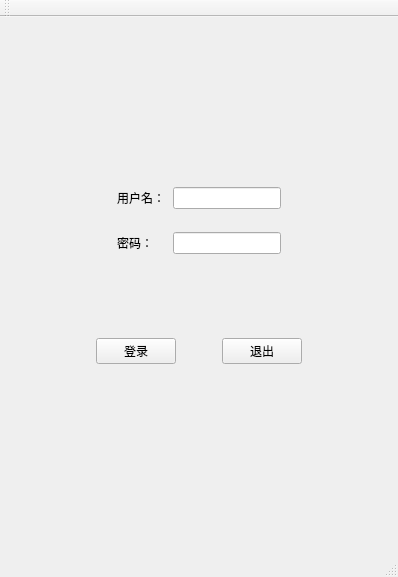
<?xml version="1.0" encoding="UTF-8"?>
<ui version="4.0">
 <class>MainWindow</class>
 <widget class="QMainWindow" name="MainWindow">
  <property name="geometry">
   <rect>
    <x>0</x>
    <y>0</y>
    <width>398</width>
    <height>577</height>
   </rect>
  </property>
  <property name="windowTitle">
   <string>MainWindow</string>
  </property>
  <widget class="QWidget" name="centralWidget">
   <layout class="QVBoxLayout" name="verticalLayout">
    <item>
     <widget class="QWidget" name="widget" native="true">
      <layout class="QHBoxLayout" name="horizontalLayout_4">
       <item>
        <spacer name="horizontalSpacer_4">
         <property name="orientation">
          <enum>Qt::Horizontal</enum>
         </property>
         <property name="sizeHint" stdset="0">
          <size>
           <width>122</width>
           <height>20</height>
          </size>
         </property>
        </spacer>
       </item>
       <item>
        <widget class="QLabel" name="label">
         <property name="enabled">
          <bool>true</bool>
         </property>
         <property name="maximumSize">
          <size>
           <width>100</width>
           <height>100</height>
          </size>
         </property>
         <property name="text">
          <string/>
         </property>
         <property name="pixmap">
          <pixmap resource="imag.qrc">:/imag/sexy.jpg</pixmap>
         </property>
         <property name="scaledContents">
          <bool>true</bool>
         </property>
        </widget>
       </item>
       <item>
        <spacer name="horizontalSpacer_5">
         <property name="orientation">
          <enum>Qt::Horizontal</enum>
         </property>
         <property name="sizeHint" stdset="0">
          <size>
           <width>122</width>
           <height>20</height>
          </size>
         </property>
        </spacer>
       </item>
      </layout>
     </widget>
    </item>
    <item>
     <widget class="QWidget" name="widget_2" native="true">
      <layout class="QGridLayout" name="gridLayout">
       <item row="0" column="0">
        <spacer name="horizontalSpacer_10">
         <property name="orientation">
          <enum>Qt::Horizontal</enum>
         </property>
         <property name="sizeHint" stdset="0">
          <size>
           <width>61</width>
           <height>20</height>
          </size>
         </property>
        </spacer>
       </item>
       <item row="0" column="1" colspan="2">
        <widget class="QLabel" name="label_2">
         <property name="text">
          <string>用户名：</string>
         </property>
        </widget>
       </item>
       <item row="0" column="3">
        <spacer name="horizontalSpacer_7">
         <property name="orientation">
          <enum>Qt::Horizontal</enum>
         </property>
         <property name="sizeType">
          <enum>QSizePolicy::Fixed</enum>
         </property>
         <property name="sizeHint" stdset="0">
          <size>
           <width>2</width>
           <height>20</height>
          </size>
         </property>
        </spacer>
       </item>
       <item row="0" column="4">
        <widget class="QLineEdit" name="lineEdit_2"/>
       </item>
       <item row="0" column="5">
        <spacer name="horizontalSpacer_11">
         <property name="orientation">
          <enum>Qt::Horizontal</enum>
         </property>
         <property name="sizeHint" stdset="0">
          <size>
           <width>89</width>
           <height>20</height>
          </size>
         </property>
        </spacer>
       </item>
       <item row="1" column="0">
        <spacer name="horizontalSpacer_8">
         <property name="orientation">
          <enum>Qt::Horizontal</enum>
         </property>
         <property name="sizeHint" stdset="0">
          <size>
           <width>61</width>
           <height>20</height>
          </size>
         </property>
        </spacer>
       </item>
       <item row="1" column="1">
        <widget class="QLabel" name="label_3">
         <property name="text">
          <string>密码：</string>
         </property>
         <property name="scaledContents">
          <bool>false</bool>
         </property>
         <property name="wordWrap">
          <bool>false</bool>
         </property>
        </widget>
       </item>
       <item row="1" column="2">
        <spacer name="horizontalSpacer_6">
         <property name="orientation">
          <enum>Qt::Horizontal</enum>
         </property>
         <property name="sizeType">
          <enum>QSizePolicy::Fixed</enum>
         </property>
         <property name="sizeHint" stdset="0">
          <size>
           <width>2</width>
           <height>20</height>
          </size>
         </property>
        </spacer>
       </item>
       <item row="1" column="4">
        <widget class="QLineEdit" name="lineEdit"/>
       </item>
       <item row="1" column="5">
        <spacer name="horizontalSpacer_9">
         <property name="orientation">
          <enum>Qt::Horizontal</enum>
         </property>
         <property name="sizeHint" stdset="0">
          <size>
           <width>89</width>
           <height>20</height>
          </size>
         </property>
        </spacer>
       </item>
      </layout>
     </widget>
    </item>
    <item>
     <widget class="QWidget" name="widget_3" native="true">
      <layout class="QHBoxLayout" name="horizontalLayout_3">
       <item>
        <spacer name="horizontalSpacer">
         <property name="orientation">
          <enum>Qt::Horizontal</enum>
         </property>
         <property name="sizeHint" stdset="0">
          <size>
           <width>70</width>
           <height>20</height>
          </size>
         </property>
        </spacer>
       </item>
       <item>
        <widget class="QPushButton" name="pushButton">
         <property name="text">
          <string>登录</string>
         </property>
        </widget>
       </item>
       <item>
        <spacer name="horizontalSpacer_2">
         <property name="orientation">
          <enum>Qt::Horizontal</enum>
         </property>
         <property name="sizeType">
          <enum>QSizePolicy::Preferred</enum>
         </property>
         <property name="sizeHint" stdset="0">
          <size>
           <width>40</width>
           <height>20</height>
          </size>
         </property>
        </spacer>
       </item>
       <item>
        <widget class="QPushButton" name="pushButton_2">
         <property name="text">
          <string>退出</string>
         </property>
        </widget>
       </item>
       <item>
        <spacer name="horizontalSpacer_3">
         <property name="orientation">
          <enum>Qt::Horizontal</enum>
         </property>
         <property name="sizeHint" stdset="0">
          <size>
           <width>69</width>
           <height>20</height>
          </size>
         </property>
        </spacer>
       </item>
      </layout>
     </widget>
    </item>
    <item>
     <widget class="MyWidet" name="widget_4" native="true"/>
    </item>
   </layout>
  </widget>
  <widget class="QMenuBar" name="menuBar">
   <property name="geometry">
    <rect>
     <x>0</x>
     <y>0</y>
     <width>398</width>
     <height>23</height>
    </rect>
   </property>
  </widget>
  <widget class="QToolBar" name="mainToolBar">
   <attribute name="toolBarArea">
    <enum>TopToolBarArea</enum>
   </attribute>
   <attribute name="toolBarBreak">
    <bool>false</bool>
   </attribute>
  </widget>
  <widget class="QStatusBar" name="statusBar"/>
 </widget>
 <layoutdefault spacing="6" margin="11"/>
 <customwidgets>
  <customwidget>
   <class>MyWidet</class>
   <extends>QWidget</extends>
   <header location="global">mywidet.h</header>
   <container>1</container>
  </customwidget>
 </customwidgets>
 <resources>
  <include location="imag.qrc"/>
 </resources>
 <connections/>
</ui>
